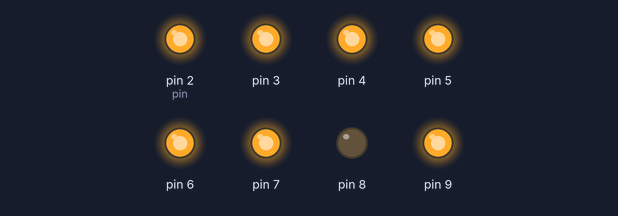
The sketch below on a simulated Arduino Uno, built with avr-gcc and run on an emulated ATmega328P. Shown: output pins drawn as LEDs (lit = HIGH).

Above: at 0.5 s.
At 2.5 s:
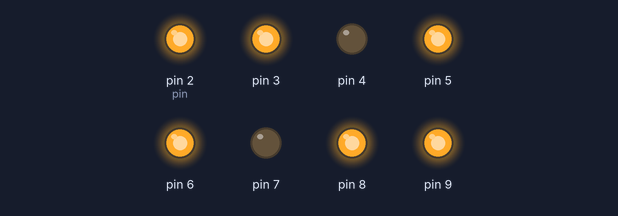
At 3.5 s:
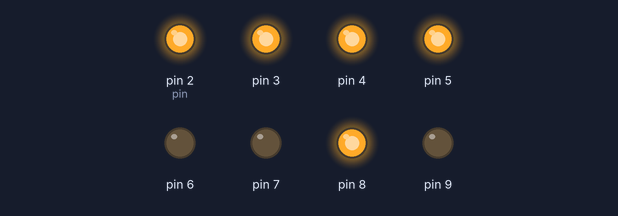
At 5.5 s:
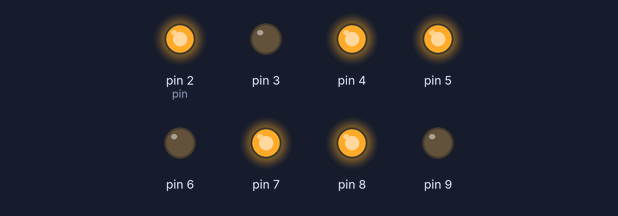
At 8.5 s:
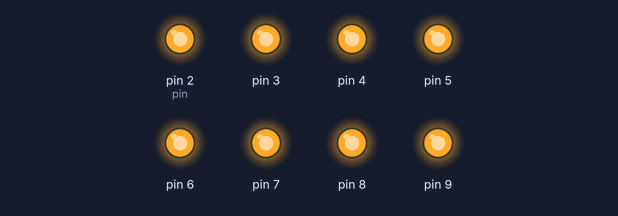
At 11.5 s:
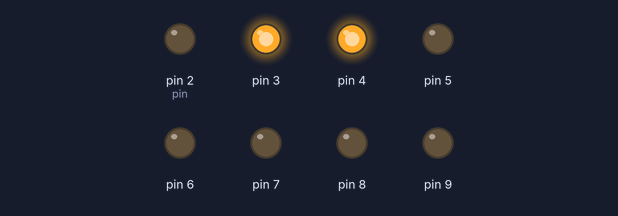
Timing chart, 0 to 13.0 s (numbered marks = the images above):
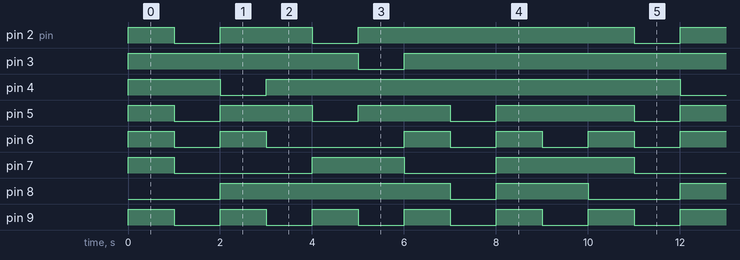

Measured:
- by itself, pin 2 (pin): repeats every 10.0 s: LOW 1.0 s, HIGH 2.0 s, LOW 1.0 s, HIGH 6.0 s
- by itself, pin 3, pin 4: repeats every 10.0 s: LOW 1.0 s, HIGH 9.0 s
- by itself, pin 5: repeats every 10.0 s: 2 × (LOW 1.0 s, HIGH 2.0 s), LOW 1.0 s, HIGH 3.0 s
- by itself, pin 6: repeats every 10.0 s: LOW 1.0 s, HIGH 1.0 s, LOW 3.0 s, 2 × (HIGH 1.0 s, LOW 1.0 s), HIGH 1.0 s
- by itself, pin 7: repeats every 10.0 s: LOW 3.0 s, HIGH 2.0 s, LOW 2.0 s, HIGH 3.0 s
- by itself, pin 8: repeats every 10.0 s: LOW 1.0 s, HIGH 2.0 s, LOW 2.0 s, HIGH 5.0 s
- by itself, pin 9: alternates HIGH for 1.0 s and LOW for 1.0 s

The sketch:

Display_7segment_2.ino
```cpp
int sure = 1000;
byte gosterge[10][8] = { { 1,1,1,1,1,1,0,1 },  // = 0
                         { 0,1,1,0,0,0,0,0 },  // = 1
                         { 1,1,0,1,1,0,1,1 },  // = 2
                         { 1,1,1,1,0,0,1,0 },  // = 3
                         { 0,1,1,0,0,1,1,1 },  // = 4
                         { 1,0,1,1,0,1,1,0},  // = 5
                         { 1,1,1,1,1,0,1,1},  // = 6
                         { 1,1,1,0,0,0,0,0},  // = 7
                         { 1,1,1,1,1,1,1,1},  // = 8
                         { 1,1,1,1,0,1,1,0}   // = 9
                         };

void sayiyiYaz(byte sayi);

void setup() {
  for (int i =2; i<=9; i++){
    pinMode(i,OUTPUT);
  }
}

void loop() {
   int i= 3 ;
  for (int i = 0; i < 10; i ++) {
  sayiyiYaz(i);

  }
}

void sayiyiYaz(byte sayi) {
  int pin = 2;
  for (int i = 0; i < 8; i++) {
   digitalWrite(pin, gosterge[sayi][i]);
   pin ++;
  }
    delay(sure);
}
```
